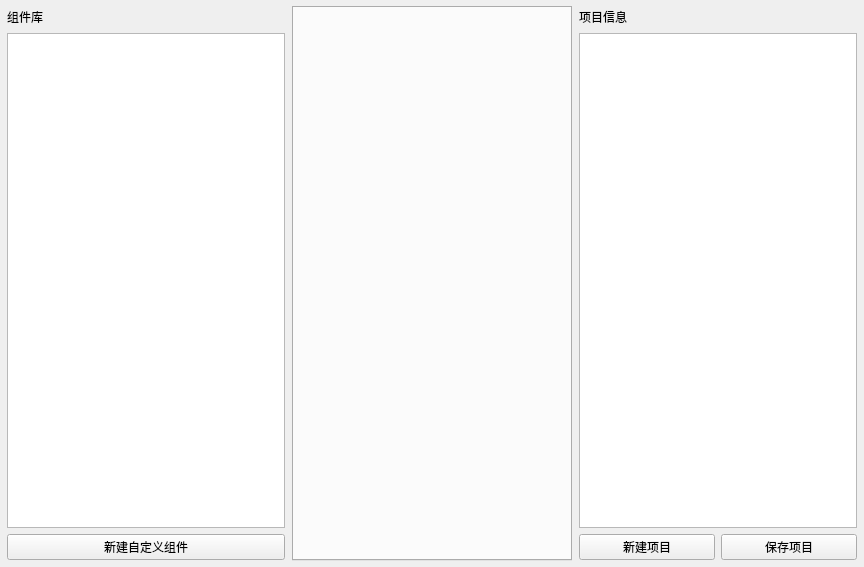
<?xml version="1.0" encoding="UTF-8"?>
<ui version="4.0">
 <class>ProjectBuild</class>
 <widget class="QWidget" name="ProjectBuild">
  <property name="geometry">
   <rect>
    <x>0</x>
    <y>0</y>
    <width>864</width>
    <height>567</height>
   </rect>
  </property>
  <property name="windowTitle">
   <string>Form</string>
  </property>
  <layout class="QGridLayout" name="gridLayout_4">
   <property name="leftMargin">
    <number>6</number>
   </property>
   <property name="topMargin">
    <number>6</number>
   </property>
   <property name="rightMargin">
    <number>6</number>
   </property>
   <property name="bottomMargin">
    <number>6</number>
   </property>
   <item row="0" column="1">
    <layout class="QGridLayout" name="gridLayout" columnstretch="0,0,0,0,0,0">
     <property name="spacing">
      <number>6</number>
     </property>
     <item row="0" column="5">
      <widget class="QWidget" name="rightWidget" native="true">
       <layout class="QGridLayout" name="gridLayout_3">
        <property name="leftMargin">
         <number>1</number>
        </property>
        <property name="topMargin">
         <number>1</number>
        </property>
        <property name="rightMargin">
         <number>1</number>
        </property>
        <property name="bottomMargin">
         <number>1</number>
        </property>
        <item row="0" column="0">
         <widget class="QLabel" name="lbl_Project">
          <property name="minimumSize">
           <size>
            <width>0</width>
            <height>20</height>
           </size>
          </property>
          <property name="text">
           <string>项目信息</string>
          </property>
         </widget>
        </item>
        <item row="1" column="0">
         <widget class="QTreeView" name="treeView_2"/>
        </item>
        <item row="2" column="0">
         <layout class="QHBoxLayout" name="horizontalLayout_2">
          <item>
           <widget class="QPushButton" name="btn_CreateProject">
            <property name="text">
             <string>新建项目</string>
            </property>
           </widget>
          </item>
          <item>
           <widget class="QPushButton" name="btn_SaveProject">
            <property name="text">
             <string>保存项目</string>
            </property>
           </widget>
          </item>
         </layout>
        </item>
       </layout>
      </widget>
     </item>
     <item row="0" column="0">
      <widget class="QWidget" name="leftWidget" native="true">
       <layout class="QVBoxLayout" name="verticalLayout1" stretch="0,0,0">
        <property name="spacing">
         <number>6</number>
        </property>
        <property name="leftMargin">
         <number>1</number>
        </property>
        <property name="topMargin">
         <number>1</number>
        </property>
        <property name="rightMargin">
         <number>1</number>
        </property>
        <property name="bottomMargin">
         <number>1</number>
        </property>
        <item>
         <widget class="QLabel" name="lbl_Component">
          <property name="minimumSize">
           <size>
            <width>0</width>
            <height>20</height>
           </size>
          </property>
          <property name="text">
           <string>组件库</string>
          </property>
         </widget>
        </item>
        <item>
         <widget class="ToolTreeView" name="treeView">
          <property name="maximumSize">
           <size>
            <width>16777215</width>
            <height>16777215</height>
           </size>
          </property>
          <property name="dragEnabled">
           <bool>false</bool>
          </property>
         </widget>
        </item>
        <item>
         <widget class="QPushButton" name="btn_CreateComponent">
          <property name="enabled">
           <bool>true</bool>
          </property>
          <property name="minimumSize">
           <size>
            <width>0</width>
            <height>0</height>
           </size>
          </property>
          <property name="maximumSize">
           <size>
            <width>16777215</width>
            <height>16777215</height>
           </size>
          </property>
          <property name="text">
           <string>新建自定义组件</string>
          </property>
         </widget>
        </item>
       </layout>
      </widget>
     </item>
     <item row="0" column="3">
      <widget class="QWidget" name="contentWidget" native="true">
       <layout class="QGridLayout" name="gridLayout_2">
        <property name="leftMargin">
         <number>0</number>
        </property>
        <property name="topMargin">
         <number>0</number>
        </property>
        <property name="rightMargin">
         <number>0</number>
        </property>
        <property name="bottomMargin">
         <number>0</number>
        </property>
        <item row="0" column="0">
		
		
<widget class="QTabWidget" name="tabWidget">
              <property name="autoFillBackground">
               <bool>false</bool>
              </property>
              <property name="currentIndex">
               <number>-1</number>
              </property>
              <property name="usesScrollButtons">
               <bool>false</bool>
              </property>
              <property name="tabsClosable">
               <bool>false</bool>
              </property>
              <property name="movable">
               <bool>false</bool>
              </property>
             </widget>
        
		
		</item>
       </layout>
      </widget>
     </item>
    </layout>
   </item>
  </layout>
 </widget>
 <customwidgets>
  <customwidget>
   <class>ToolTreeView</class>
   <extends>QTreeView</extends>
   <header location="global">tooltreeview.h</header>
  </customwidget>
 </customwidgets>
 <resources/>
 <connections/>
</ui>
